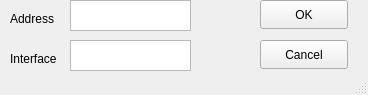
<?xml version="1.0" encoding="UTF-8"?>
<ui version="4.0">
 <class>MainWindow</class>
 <widget class="QMainWindow" name="MainWindow">
  <property name="geometry">
   <rect>
    <x>0</x>
    <y>0</y>
    <width>368</width>
    <height>95</height>
   </rect>
  </property>
  <property name="windowTitle">
   <string>new address</string>
  </property>
  <widget class="QWidget" name="centralwidget">
   <widget class="QLabel" name="label">
    <property name="geometry">
     <rect>
      <x>10</x>
      <y>10</y>
      <width>56</width>
      <height>17</height>
     </rect>
    </property>
    <property name="text">
     <string>Address</string>
    </property>
   </widget>
   <widget class="QTextEdit" name="addressField">
    <property name="geometry">
     <rect>
      <x>70</x>
      <y>0</y>
      <width>121</width>
      <height>31</height>
     </rect>
    </property>
   </widget>
   <widget class="QTextEdit" name="interfaceField">
    <property name="geometry">
     <rect>
      <x>70</x>
      <y>40</y>
      <width>121</width>
      <height>31</height>
     </rect>
    </property>
   </widget>
   <widget class="QLabel" name="label_4">
    <property name="geometry">
     <rect>
      <x>10</x>
      <y>50</y>
      <width>56</width>
      <height>17</height>
     </rect>
    </property>
    <property name="text">
     <string>Interface</string>
    </property>
   </widget>
   <widget class="QPushButton" name="okButton">
    <property name="geometry">
     <rect>
      <x>260</x>
      <y>0</y>
      <width>88</width>
      <height>29</height>
     </rect>
    </property>
    <property name="text">
     <string>OK</string>
    </property>
   </widget>
   <widget class="QPushButton" name="cancelButton">
    <property name="geometry">
     <rect>
      <x>260</x>
      <y>40</y>
      <width>88</width>
      <height>29</height>
     </rect>
    </property>
    <property name="text">
     <string>Cancel</string>
    </property>
   </widget>
  </widget>
  <widget class="QStatusBar" name="statusbar"/>
 </widget>
 <resources/>
 <connections/>
</ui>
